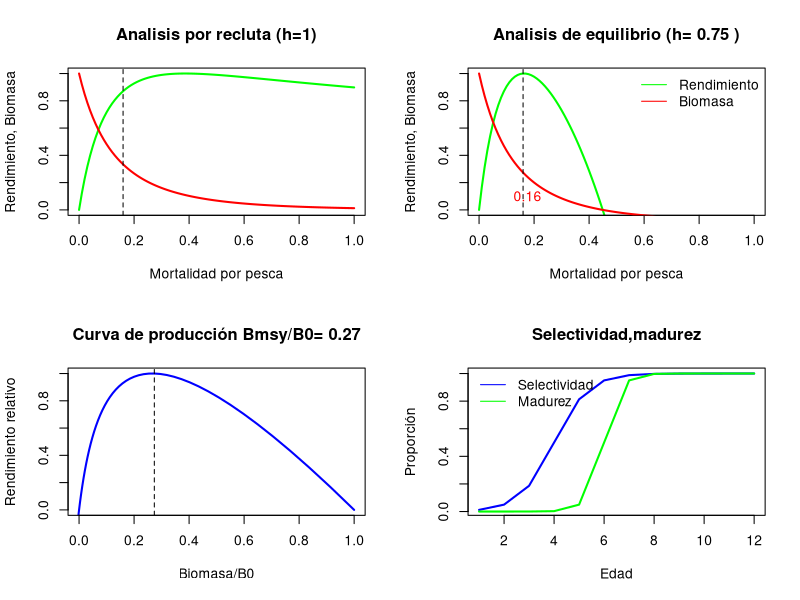

Source code (R):
rm(list=ls()) # comando para limpiar


# Parametros biologicos
M=0.2
Tmax=12
A50=4 #5
A95=6 #7
R0=1
dts=0.8 #dt desove
Loo=150
k=0.15
t0=-0.5
aw=0.001
bw=3.0
A50m=6
A95m=7
h=0.75


# vectores biologicos
edad=seq(1,Tmax)
Ledad=Loo*(1-exp(-k*(edad-t0)))
wedad=aw*Ledad^bw
N=rep(0,Tmax)
Om=1/(1+exp(-log(19)*(edad-A50m)/(A95m-A50m)))
Sel=1/(1+exp(-log(19)*(edad-A50)/(A95-A50)))


Fref=seq(0,5*M,0.01) # genera un vector de valores de F
YPR=rep(0,length(Fref))
BPR=rep(0,length(Fref))
YPR_eq=rep(0,length(Fref))
BPR_eq=rep(0,length(Fref))
Reclu=rep(0,length(Fref))


for (i in 1:length(Fref)){

  
F=Fref[i]*Sel
Z=F+M

# dinámica para B0
N[1]=R0

for (a in 2:Tmax){
  N[a]=N[a-1]*exp(-M)
}

N[Tmax]=N[Tmax]/(1-exp(-M))
B0=sum(N*wedad*Om*exp(-M*dts))


# dinámica en F

N[1]=R0

for (a in 2:Tmax){
  N[a]=N[a-1]*exp(-Z[a-1])
}

N[Tmax]=N[Tmax]/(1-exp(-Z[Tmax]))

C=F/Z*N*(1-exp(-Z))

YPR[i]=sum(C*wedad)
BPR[i]=sum(N*wedad*Om*exp(-Z*dts))


}


B0=BPR[1]
alfa=4*h*R0/(5*h-1);
beta=(1-h)/(5*h-1)*B0;


BPR_eq=alfa*BPR-beta
Reclu=alfa*BPR_eq/(beta+BPR_eq)
YPR_eq=YPR*Reclu


par(mfrow = c(2, 2))


id=which(YPR_eq-max(YPR_eq)==0)

plot(Fref,YPR/max(YPR),type="l",col="green",lwd=2,xlab="Mortalidad por pesca",ylab="Rendimiento, Biomasa",
     main="Analisis por recluta (h=1)")
lines(Fref,BPR/BPR[1],type="l",col="red",lwd=2,ylim=c(0,1))
abline(v=Fref[id],lty=2)


plot(Fref,YPR_eq/max(YPR_eq),type="l",col="green",lwd=2,xlab="Mortalidad por pesca",ylab="Rendimiento, Biomasa",
     ylim=c(0,1),main=paste("Analisis de equilibrio (h=",h,")"))
lines(Fref,BPR_eq/BPR_eq[1],col="red",lwd=2)
abline(v=Fref[id],lty=2)
text(Fref[id]*1.1,0.1,round(Fref[id],2),col="red")
legend("topright",paste(c("Rendimiento","Biomasa")),col=c("green","red"),lty=1,bty="n")


plot(BPR_eq/BPR_eq[1],YPR_eq/max(YPR_eq),col="blue",lwd=2,type="l",xlab="Biomasa/B0",ylab="Rendimiento relativo",
     ylim=c(0,1),xlim=c(0,1),main=paste("Curva de producción Bmsy/B0=",round(BPR_eq[id]/BPR_eq[1],2)))
abline(v=BPR_eq[id]/BPR_eq[1],lty=2)


plot(edad,Sel,col="blue",lwd=2,type="l",xlab="Edad",main="Selectividad,madurez",ylab="Proporción")
lines(edad,Om,col="green",lwd=2)
legend("topleft",paste(c("Selectividad","Madurez")),col=c("blue","green"),lty=1,bty="n")


print(data.frame(F=Fref,BPR=BPR,YPR=YPR,BPR_eq=BPR_eq,YPR_eq=YPR_eq,pB0=BPR/BPR[1],pB0eq=BPR_eq/BPR_eq[1]))



